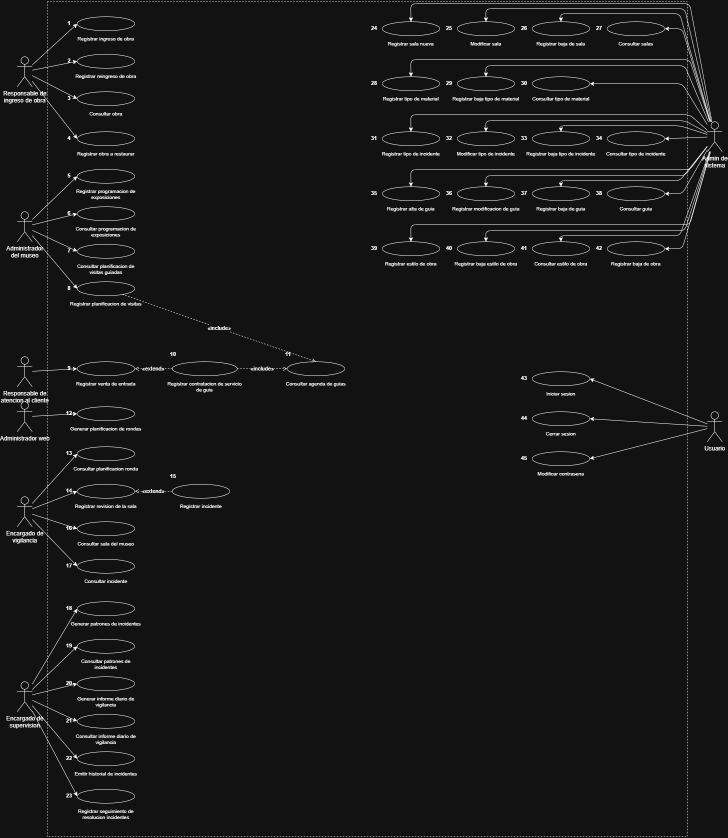
#> input picture scripts_y_notas/extracted_dcu_full.png, 1455 x 1675 px, found by its file name (shown at 1/2 size)
$ python test_laser_dcu.py
#> lines starting #> are read from the running program, lines starting #| are printed output that depends on the picture
# -*- coding: utf-8 -*-
from PIL import Image

def test_dcu_viewport(tx_pct, ty_pct, zoom, out_name):
#> called with tx_pct = 18.5, ty_pct = 63, zoom = 2.45, out_name = 'sim_dcu_laser_vigilancia'
    im = Image.open('scripts_y_notas/extracted_dcu_full.png').convert('RGB')
#> im is the input picture: PIL image 1455x1675 RGB; min 18, max 255, mean 23
    iw, ih = im.size
#> iw = 1455; ih = 1675
    viewport_w = 1100
    viewport_h = 740

    # Rendered image size inside viewport_w x viewport_h with aspect-ratio:
    # height = viewport_h = 740
    # width = 740 * (1455 / 1675) = 642.8
    # When #dcu-inner has aspect-ratio 1455 / 1675,
    # its visible window at zoom S:
    vis_h = ih / zoom
#> vis_h = 683.7
    vis_w = (ih / zoom) * (viewport_w / viewport_h)
#> vis_w = 1016.3

    tx = iw * (tx_pct / 100.0)
#> tx = 269.2
    ty = ih * (ty_pct / 100.0)
#> ty = 1055.2

    x0 = int(tx - vis_w / 2)
#> x0 = -238
    y0 = int(ty - vis_h / 2)
#> y0 = 713
    x1 = int(tx + vis_w / 2)
#> x1 = 777
    y1 = int(ty + vis_h / 2)
#> y1 = 1397

    crop = Image.new('RGB', (int(vis_w), int(vis_h)), (15, 23, 42))
    src_x0 = max(0, x0)
#> src_x0 = 0
    src_y0 = max(0, y0)
#> src_y0 = 713
    src_x1 = min(iw, x1)
#> src_x1 = 777
    src_y1 = min(ih, y1)
#> src_y1 = 1397

    if src_x1 > src_x0 and src_y1 > src_y0:
        patch = im.crop((src_x0, src_y0, src_x1, src_y1))
        dest_x = src_x0 - x0
#> dest_x = 238
        dest_y = src_y0 - y0
        crop.paste(patch, (dest_x, dest_y))

    crop = crop.resize((viewport_w, viewport_h), Image.Resampling.LANCZOS)
#> crop: PIL image 1100x740 RGB
    crop.save(f'scripts_y_notas/{out_name}.png')
    print(f"Saved scripts_y_notas/{out_name}.png")

test_dcu_viewport(18.5, 63.0, 2.45, 'sim_dcu_laser_vigilancia')
test_dcu_viewport(12.5, 85.0, 2.45, 'sim_dcu_laser_supervision')
#> call 2 of test_dcu_viewport, with tx_pct = 12.5, ty_pct = 85, zoom = 2.45, out_name = 'sim_dcu_laser_supervision'
#> in test_dcu_viewport (call 2), `patch = im.crop((src_x0, src_y0, src_x1, src_y1))`:
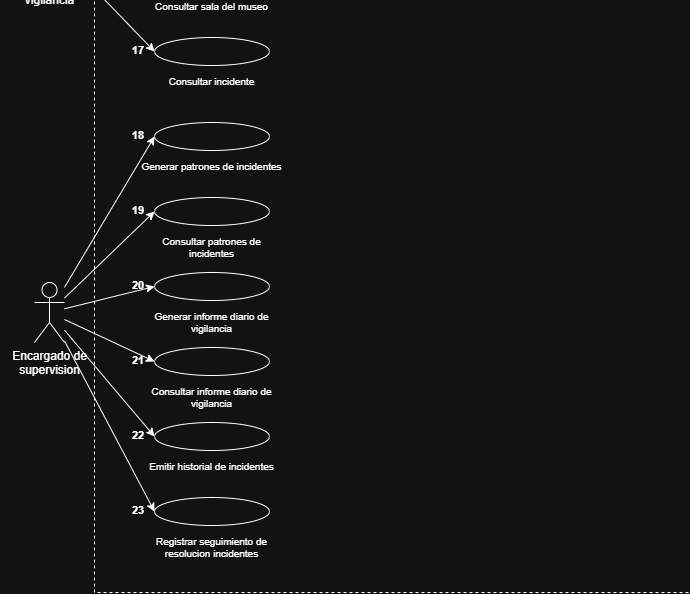
#> patch: PIL image 690x594 RGB; min 18, max 255, mean 22.6
test_dcu_viewport(12.5, 10.5, 2.45, 'sim_dcu_laser_ingreso')
#> call 3 of test_dcu_viewport, with tx_pct = 12.5, ty_pct = 10.5, zoom = 2.45, out_name = 'sim_dcu_laser_ingreso'
#> in test_dcu_viewport (call 3), `crop.paste(patch, (dest_x, dest_y))`:
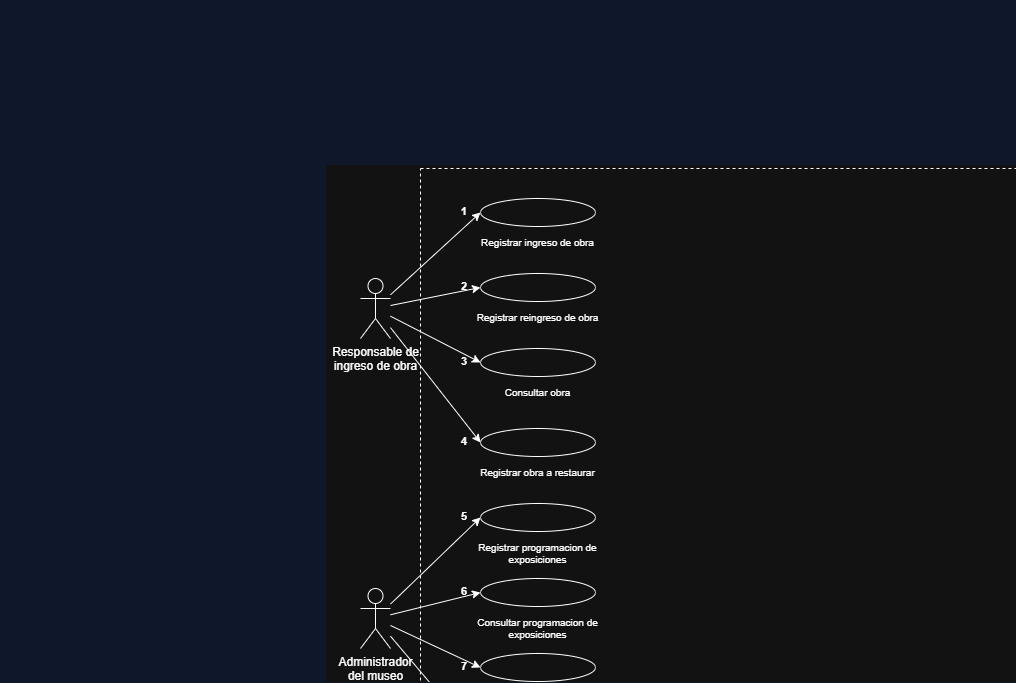
#> crop: PIL image 1016x683 RGB; mean R, G, B 19, 22.9, 32.1
test_dcu_viewport(25.5, 41.5, 2.25, 'sim_dcu_laser_atencion')
#> call 4 of test_dcu_viewport, with tx_pct = 25.5, ty_pct = 41.5, zoom = 2.25, out_name = 'sim_dcu_laser_atencion'
#> in test_dcu_viewport (call 4), `patch = im.crop((src_x0, src_y0, src_x1, src_y1))`:
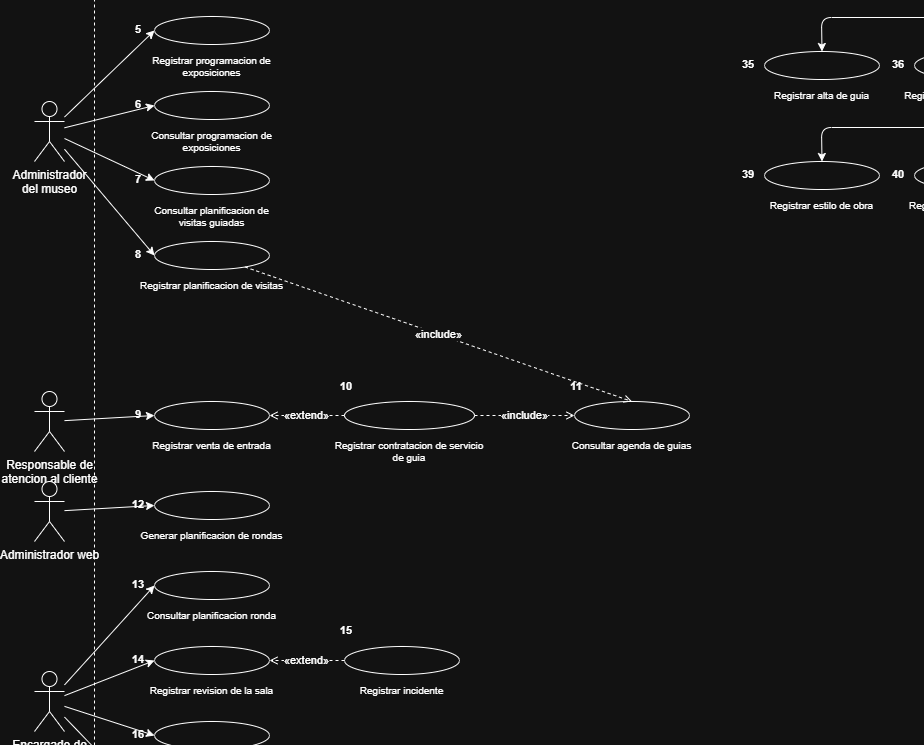
#> patch: PIL image 924x745 RGB; min 18, max 255, mean 23.1
#> in test_dcu_viewport (call 4), `crop.paste(patch, (dest_x, dest_y))`:
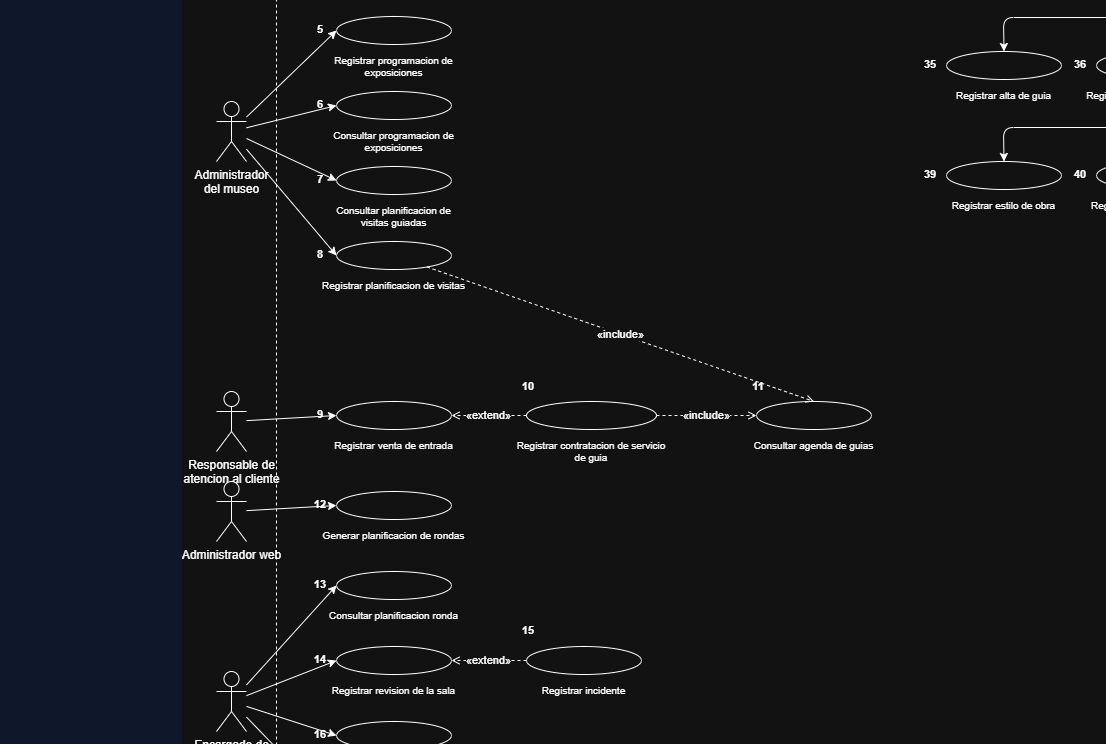
#> crop: PIL image 1106x744 RGB; mean R, G, B 21.8, 23.1, 26.2
test_dcu_viewport(75.5, 17.5, 2.15, 'sim_dcu_laser_admin')
#> in test_dcu_viewport (call 5), `patch = im.crop((src_x0, src_y0, src_x1, src_y1))`:
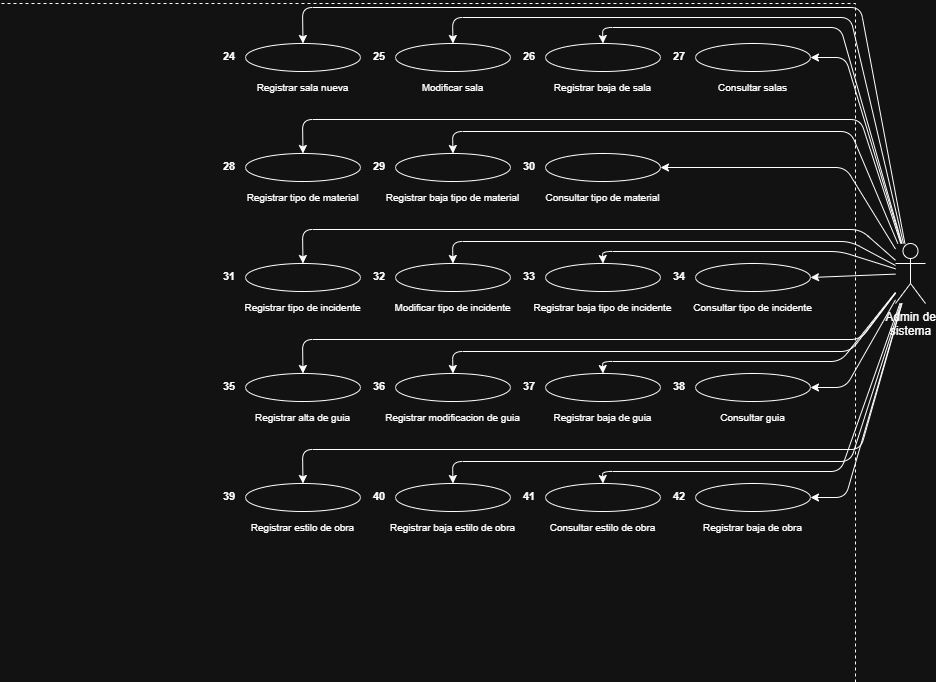
#> patch: PIL image 936x682 RGB; min 18, max 255, mean 26.2
#> in test_dcu_viewport (call 5), `crop.paste(patch, (dest_x, dest_y))`:
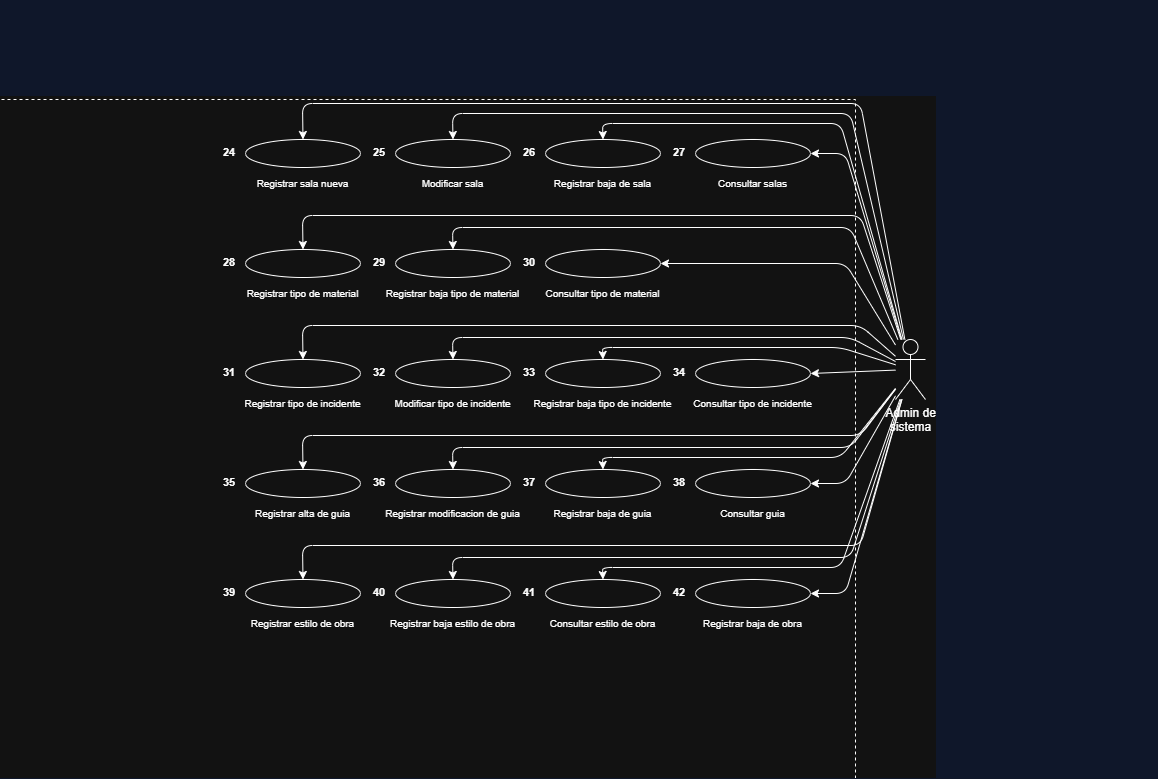
#> crop: PIL image 1158x779 RGB; mean R, G, B 22.9, 25.3, 30.8
